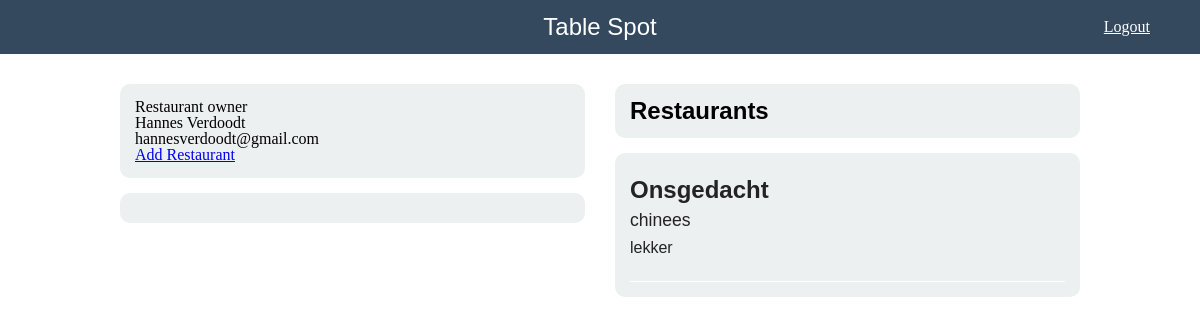
The app's page /Home.php (signed in) with its own data.
### tables this page shows
CREATE TABLE `restaurant_keeper` (
  `ID_Keeper` int(11) NOT NULL AUTO_INCREMENT,
  `Firstname` varchar(255) NOT NULL,
  `Lastname` varchar(255) NOT NULL,
  `Email` varchar(255) NOT NULL,
  `Password` varchar(500) NOT NULL,
  PRIMARY KEY (`ID_Keeper`)
);

CREATE TABLE `restaurants` (
  `ID_Restaurant` int(11) NOT NULL AUTO_INCREMENT,
  `Name` varchar(255) NOT NULL,
  `Discription` varchar(255) NOT NULL,
  `Categorie` varchar(255) NOT NULL,
  `FK_Keeper_ID` int(11) NOT NULL,
  PRIMARY KEY (`ID_Restaurant`)
);

### classes/RestaurantHouder.class.php (called while the page is built, shortened)
<?php
	include_once("Db.class.php");
	class RestaurantHouder{
		public function Select($email)
		{
			$db = new Db();
			$sql = "SELECT * FROM restaurant_keeper WHERE Email = '".$db->conn->real_escape_string($email)."';";
			$select = $db->conn->query($sql);
			$numberofRows = $select->num_rows;
			if($numberofRows === 1)
			{
				while ($oneSelect = $select->fetch_assoc())
				{
					return $oneSelect;
				}
			}else {
				throw new Exception("Gebruiker niet gevonden");
			}
		}
	}
 ?>

### classes/Db.class.php (called while the page is built, shortened)
<?php
	class Db
	{
		private $m_sHost = "localhost";
		private $m_sUser = "root";
		private $m_sPassword = "test";
		private $m_sDatabase = "TableSpot";
		public function __construct()
		{
			$this->conn = new mysqli($this->m_sHost, $this->m_sUser, $this->m_sPassword, $this->m_sDatabase);
		}
	}
?>

### classes/Restaurant.class.php (called while the page is built, shortened)
<?php
	include_once("Db.class.php");
	class Restaurant{
		public function GetRestaurantEigen($keeper)
		{
			$db = new Db();
			$sql = "Select * from restaurants where FK_Keeper_ID = '".$keeper."';";
			return $db->conn->query($sql);
		}
	}
 ?>

### Home.php (the view, shortened to what this page needs)
<?php
	if(isset($_SESSION['email']))
	{
		try {
		include_once("classes/Restaurant.class.php");
		$restaurant = new Restaurant();
		} catch (Exception $e) {
			$error = $e->getMessage();
		}
	} else {
		header("Location: index.php");
	}
?><!doctype html>
<html lang="en">
<head>
	<link rel="stylesheet" type="text/css" href="css/reset.css">
	<link rel="stylesheet" type="text/css" href="css/Tablespot.css">
</head>
<header><h1>Table Spot</h1><a href="Logout.php" alt="logout" id="logout">Logout</a></header>
<body>
<div id="container">
	<div id="restauranthouder">
		<div class="collum_1">
			<div class="sectie_1">
				<div class="profiel">
					<H2>Restaurant owner</H2>
					<?php
					if ($_SESSION['rol'] == "restaurant_keeper")
					{
						include_once('classes/RestaurantHouder.class.php');
						$restauranthouder = new RestaurantHouder();
						$profiel = $restauranthouder->Select($_SESSION['email']);
						echo "<h3>" .$profiel['Firstname'] . " ". $profiel['Lastname'] . "</h3>";
						echo "<p>" .$profiel['Email'] . "</p>";
					}
                 	?>
				</div>
				<div id="maak">
					<p><a href="#" id="maakAan">Add Restaurant</a></p>
				</div>
			</div>
			<div class="sectie_2">
			</div>
		</div>
	<div class="collum_2">
		<h1 class="titlelijst">Restaurants</h1>
		<div class="sectie_1">
        <?php
        	if ($_SESSION['rol'] == "restaurant_keeper")
        	{
           	include_once('classes/RestaurantHouder.class.php');
           	$restauranthouder = new RestaurantHouder();
           	$oneRestauranthouder = $restauranthouder->Select($_SESSION['email']);
			$res = $restaurant->GetRestaurantEigen($oneRestauranthouder['ID_Keeper']);
                            while($restaurantdetails = $res->fetch_assoc())
                            {
                            echo "<div class='restaurant'><a href='Restaurant.php?id=".$restaurantdetails['ID_Restaurant']."'>";
                            echo "<h1>" .$restaurantdetails['Name'] . "</h1>";
                            echo "<h2>" .$restaurantdetails['Categorie'] . "</h2>";
                            echo "<p>" .$restaurantdetails['Discription'] . "</p>";
 							echo "</div></a>";
                            }
            }
		?>
		</div>
	</div>
</div>
</div>
</body>
</html>

### css/Tablespot.css (style rules this page uses)
header h1 { background-color: #34495E; padding: 15px; color:#ffffff; text-align: center; font-size: 150%; font-family: ‘Trebuchet MS’, Helvetica, sans-serif; }
body { background-color: #fff; }
#container { position: relative; margin: auto; width: 990px; height: auto; }
#logout { color: #ffffff; margin-top: -35px; margin-right: 50px; float: right; }
.collum_1 { float: left; width: 50%; margin-top: 15px; }
.collum_1 .sectie_1 { padding: 15px; margin: 15px; background-color: #ECF0F1; -webkit-border-radius: 10px; -moz-border-radius: 10px; border-radius: 10px; }
.collum_1 .sectie_2 { padding: 15px; margin: 15px; background-color: #ECF0F1; -webkit-border-radius: 10px; -moz-border-radius: 10px; border-radius: 10px; }
.collum_2 { float: right; width: 50%; margin-top: 30px; }
.collum_2 .titlelijst { padding: 15px; margin: 15px; margin-top: 0px; background-color: #ECF0F1; -webkit-border-radius: 10px; -moz-border-radius: 10px; border-radius: 10px; font-family: ‘Trebuchet MS’, Helvetica, sans-serif; font-weight: bold; font-size: 150%; margin-bottom: 10px; }
.collum_2 .sectie_1 { overflow: scroll; overflow-x: hidden; max-height:530px; padding: 15px; margin: 15px; background-color: #ECF0F1; -webkit-border-radius: 10px; -moz-border-radius: 10px; border-radius: 10px; }
.restaurant { margin-top: 10px; padding-bottom:15px; border-bottom: 1px solid #fff; }
.collum_2 .restaurant a { text-decoration: none; color: #232323; }
.collum_2 .restaurant a h1 { font-family: ‘Trebuchet MS’, Helvetica, sans-serif; font-weight: bold; font-size: 150%; margin-bottom: 10px; }
.collum_2 .restaurant a h2 { font-family: ‘Trebuchet MS’, Helvetica, sans-serif; font-weight: normal; font-size: 110%; margin-bottom: 10px; }
.collum_2 .restaurant a p { font-family: ‘Trebuchet MS’, Helvetica, sans-serif; font-weight: normal; font-size: 100%; margin-bottom: 10px; }

### records on screen
restaurant_keeper: Firstname "Hannes", Lastname "Verdoodt", Email "hannesverdoodt@gmail.com"
restaurants: Name "Onsgedacht", Categorie "chinees", Discription "lekker"
